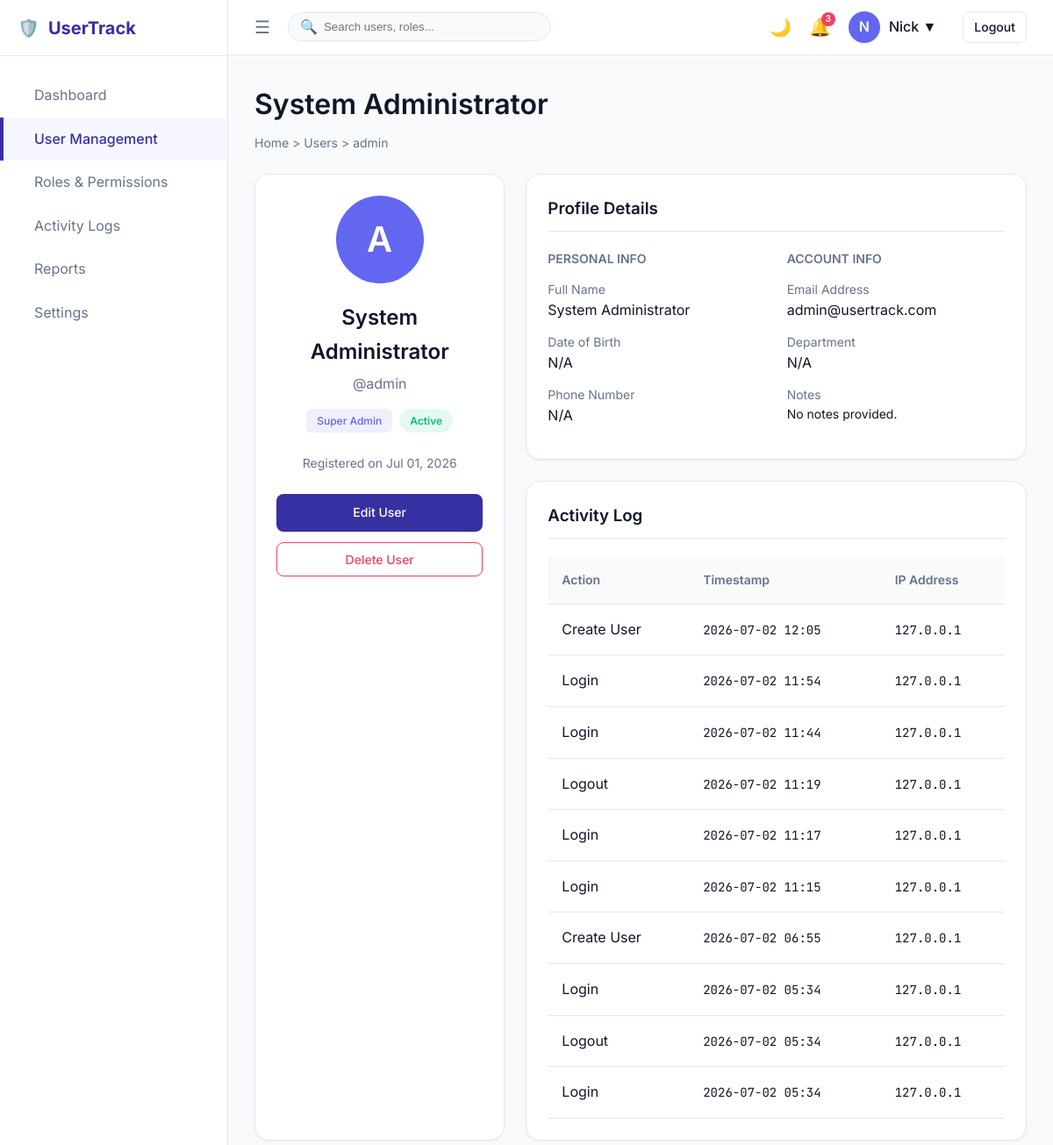
Page /users/1 (signed in) on the committed database.
### models.py (models this page shows, shortened)
class User(UserMixin, db.Model):
    id = db.Column(db.Integer, primary_key=True)
    username = db.Column(db.String(100), unique=True, nullable=False)
    email = db.Column(db.String(150), unique=True, nullable=False)
    password_hash = db.Column(db.String(255), nullable=False)
    full_name = db.Column(db.String(150))
    department = db.Column(db.String(100))
    phone = db.Column(db.String(20))
    dob = db.Column(db.Date)
    status = db.Column(db.String(20), default='Active')
    notes = db.Column(db.Text)
    created_at = db.Column(db.DateTime, default=datetime.utcnow)
    role_id = db.Column(db.Integer, db.ForeignKey('role.id'), nullable=False)

class Role(db.Model):
    id = db.Column(db.Integer, primary_key=True)
    name = db.Column(db.String(50), unique=True, nullable=False)
    description = db.Column(db.String(255))
    users = db.relationship('User', backref='role', lazy=True)

class AuditLog(db.Model):
    id = db.Column(db.Integer, primary_key=True)
    user_id = db.Column(db.Integer, db.ForeignKey('user.id'), nullable=True)
    actor_name = db.Column(db.String(150))
    action = db.Column(db.String(100))
    target = db.Column(db.String(150))
    timestamp = db.Column(db.DateTime, default=datetime.utcnow)
    ip_address = db.Column(db.String(50))
    notes = db.Column(db.Text)

### app.py (the view)
@app.route('/users/<int:id>')
@login_required
def user_profile(id):
    user = User.query.get_or_404(id)
    activity = AuditLog.query.filter_by(user_id=user.id).order_by(AuditLog.timestamp.desc()).all()
    return render_template('user_profile.html', user=user, activity=activity)

### app.py (called while the page is built)
@login_manager.user_loader
def load_user(user_id):
    return User.query.get(int(user_id))

### templates/user_profile.html
{% extends "base.html" %}
{% block content %}
<div class="page-header">
    <div>
        <h1>{{ user.full_name or user.username }}</h1>
        <div class="breadcrumb">Home > Users > {{ user.username }}</div>
    </div>
</div>
<div style="display: grid; grid-template-columns: 1fr 2fr; gap: 24px;">
    <div class="card" style="text-align: center;">
        <div class="avatar" style="width: 100px; height: 100px; font-size: 2.5rem; margin: 0 auto 20px;">{{ user.username[0]|upper }}</div>
        <h2 style="margin-bottom: 5px;">{{ user.full_name or user.username }}</h2>
        <p style="color: var(--color-text-muted); margin-bottom: 15px;">@{{ user.username }}</p>
        <div style="display: flex; gap: 8px; justify-content: center; margin-bottom: 24px;">
            <span class="role-badge">{{ user.role.name }}</span>
            <span class="status-badge status-{{ user.status|lower }}">{{ user.status }}</span>
        </div>
        <p style="font-size: 0.875rem; color: var(--color-text-muted); margin-bottom: 24px;">Registered on {{ user.created_at.strftime('%b %d, %Y') }}</p>
        <div style="display: flex; flex-direction: column; gap: 12px;">
            <a href="#" class="btn btn-primary" style="width: 100%;">Edit User</a>
            <button class="btn btn-outline" style="width: 100%; color: var(--color-danger); border-color: var(--color-danger);">Delete User</button>
        </div>
    </div>
    <div>
        <div class="card" style="margin-bottom: 24px;">
            <h3 style="margin-bottom: 20px; border-bottom: 1px solid var(--color-border); padding-bottom: 10px;">Profile Details</h3>
            <div style="display: grid; grid-template-columns: 1fr 1fr; gap: 24px;">
                <div>
                    <h4 style="color: var(--color-text-muted); font-size: 0.875rem; text-transform: uppercase; margin-bottom: 12px;">Personal Info</h4>
                    <div style="margin-bottom: 12px;">
                        <div style="font-size: 0.875rem; color: var(--color-text-muted);">Full Name</div>
                        <div>{{ user.full_name or 'N/A' }}</div>
                    </div>
                    <div style="margin-bottom: 12px;">
                        <div style="font-size: 0.875rem; color: var(--color-text-muted);">Date of Birth</div>
                        <div>{{ user.dob.strftime('%b %d, %Y') if user.dob else 'N/A' }}</div>
                    </div>
                    <div style="margin-bottom: 12px;">
                        <div style="font-size: 0.875rem; color: var(--color-text-muted);">Phone Number</div>
                        <div>{{ user.phone or 'N/A' }}</div>
                    </div>
                </div>
                <div>
                    <h4 style="color: var(--color-text-muted); font-size: 0.875rem; text-transform: uppercase; margin-bottom: 12px;">Account Info</h4>
                    <div style="margin-bottom: 12px;">
                        <div style="font-size: 0.875rem; color: var(--color-text-muted);">Email Address</div>
                        <div>{{ user.email }}</div>
                    </div>
                    <div style="margin-bottom: 12px;">
                        <div style="font-size: 0.875rem; color: var(--color-text-muted);">Department</div>
                        <div>{{ user.department or 'N/A' }}</div>
                    </div>
                    <div style="margin-bottom: 12px;">
                        <div style="font-size: 0.875rem; color: var(--color-text-muted);">Notes</div>
                        <div style="font-size: 0.875rem;">{{ user.notes or 'No notes provided.' }}</div>
                    </div>
                </div>
            </div>
        </div>
        <div class="card">
            <h3 style="margin-bottom: 20px; border-bottom: 1px solid var(--color-border); padding-bottom: 10px;">Activity Log</h3>
            <div class="table-container" style="border: none; border-radius: 0;">
                <table>
                    <thead>
                        <tr>
                            <th>Action</th>
                            <th>Timestamp</th>
                            <th>IP Address</th>
                        </tr>
                    </thead>
                    <tbody>
                        {% for log in activity %}
                        <tr>
                            <td>{{ log.action }}</td>
                            <td><span class="mono" style="font-size: 0.875rem;">{{ log.timestamp.strftime('%Y-%m-%d %H:%M') }}</span></td>
                            <td><span class="mono" style="font-size: 0.875rem;">{{ log.ip_address }}</span></td>
                        </tr>
                        {% else %}
                        <tr>
                            <td colspan="3" style="text-align: center; color: var(--color-text-muted); padding: 24px;">No activity recorded yet.</td>
                        </tr>
                        {% endfor %}
                    </tbody>
                </table>
            </div>
        </div>
    </div>
</div>
{% endblock %}

### templates/base.html (shortened to what this page needs)
<!DOCTYPE html>
<html lang="en">
<head>
    <link rel="stylesheet" href="{{ url_for('static', filename='css/style.css') }}?v=2.0">
</head>
<body>
    <div class="app-container">
        <aside class="sidebar" id="sidebar">
            <div class="sidebar-header">
                <div class="sidebar-logo">
                    <span class="nav-icon">🛡️</span>
                    <span class="logo-text">UserTrack</span>
                </div>
            </div>
            <nav class="sidebar-nav">
                <a href="{{ url_for('dashboard') }}" class="nav-item {{ 'active' if request.endpoint == 'dashboard' else '' }}">
                    <span class="nav-text">Dashboard</span>
                </a>
                <a href="{{ url_for('users_list') }}" class="nav-item {{ 'active' if 'user' in request.endpoint else '' }}">
                    <span class="nav-text">User Management</span>
                </a>
                <a href="{{ url_for('roles_list') }}" class="nav-item {{ 'active' if request.endpoint == 'roles_list' else '' }}">
                    <span class="nav-text">Roles & Permissions</span>
                </a>
                <a href="{{ url_for('logs_list') }}" class="nav-item {{ 'active' if request.endpoint == 'logs_list' else '' }}">
                    <span class="nav-text">Activity Logs</span>
                </a>
                <a href="{{ url_for('reports') }}" class="nav-item {{ 'active' if request.endpoint == 'reports' else '' }}">
                    <span class="nav-text">Reports</span>
                </a>
                <a href="{{ url_for('settings') }}" class="nav-item {{ 'active' if request.endpoint == 'settings' else '' }}">
                    <span class="nav-text">Settings</span>
                </a>
            </nav>
        </aside>
        <main class="main-content">
            <header class="top-navbar">
                <div class="navbar-left">
                    <button class="icon-btn" id="sidebarToggle">☰</button>
                    <div class="search-bar">
                        <span class="search-icon">🔍</span>
                        <input type="text" class="search-input" placeholder="Search users, roles...">
                    </div>
                </div>
                <div class="navbar-right">
                    <button class="icon-btn" id="themeToggle">🌙</button>
                    <button class="icon-btn">
                        🔔
                        <span class="badge">3</span>
                    </button>
                    <div class="user-profile">
                        <div class="avatar">{{ current_user.username[0]|upper }}</div>
                        <span style="font-weight: 500;">{{ current_user.full_name or current_user.username }} ▼</span>
                    </div>
                    <a href="{{ url_for('logout') }}" class="btn btn-outline" style="padding: 6px 12px; margin-left: 10px;">Logout</a>
                </div>
            </header>
            <div class="page-content">
                {% block content %}{% endblock %}
            </div>
        </main>
    </div>
</body>
</html>

### rows in the picture
User: username "N", full_name "Nick"
User: full_name "System Administrator", username "admin", username "A", status "Active", created_at "Jul 01, 2026", dob "N/A", phone "N/A", email "admin@usertrack.com", department "N/A", notes "No notes provided."
Role: role.name "Super Admin"
AuditLog: action "Create User", timestamp "2026-07-02 12:05", ip_address "127.0.0.1"
AuditLog: action "Login", timestamp "2026-07-02 11:54", ip_address "127.0.0.1"
AuditLog: action "Login", timestamp "2026-07-02 11:44", ip_address "127.0.0.1"
AuditLog: action "Logout", timestamp "2026-07-02 11:19", ip_address "127.0.0.1"
AuditLog: action "Login", timestamp "2026-07-02 11:17", ip_address "127.0.0.1"
AuditLog: action "Login", timestamp "2026-07-02 11:15", ip_address "127.0.0.1"
AuditLog: action "Create User", timestamp "2026-07-02 06:55", ip_address "127.0.0.1"
AuditLog: action "Login", timestamp "2026-07-02 05:34", ip_address "127.0.0.1"
AuditLog: action "Logout", timestamp "2026-07-02 05:34", ip_address "127.0.0.1"
AuditLog: action "Login", timestamp "2026-07-02 05:34", ip_address "127.0.0.1"
